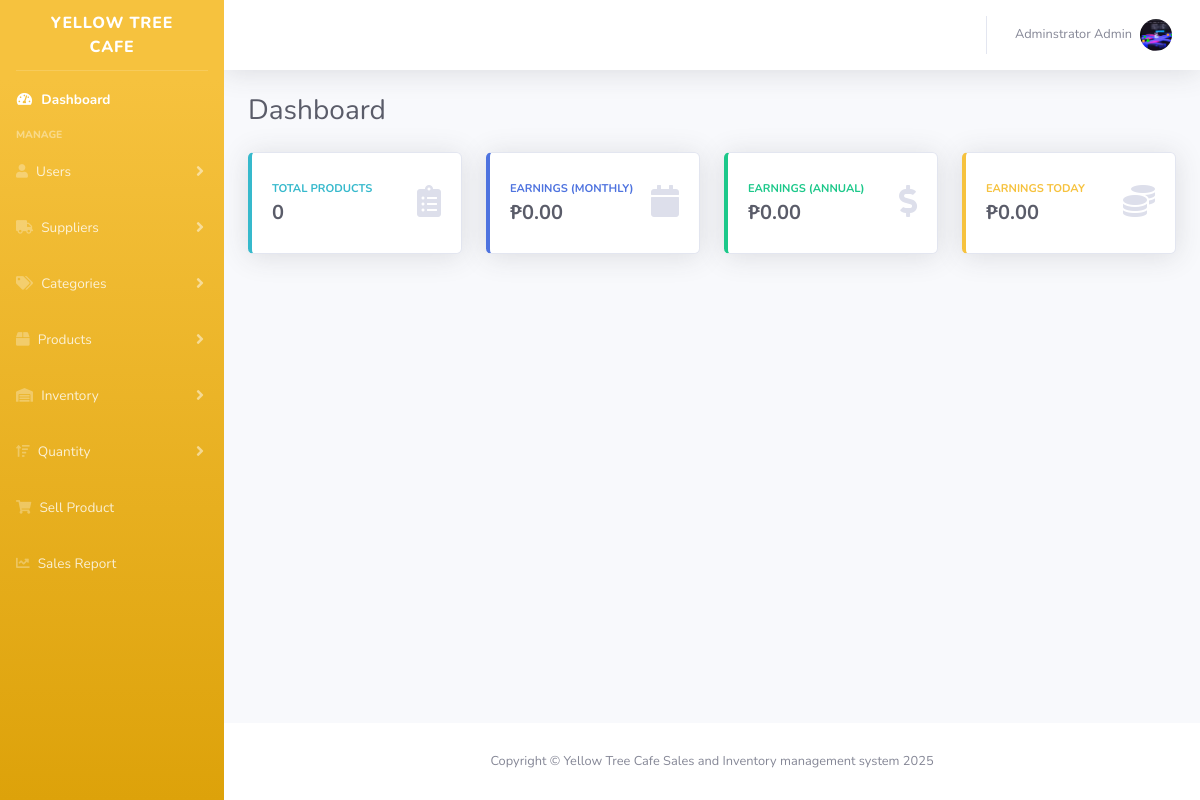
/admin/index.php (signed in), run on the app's committed database.
### tables this page shows
CREATE TABLE `users` (
  `id` int(11) NOT NULL,
  `fname` varchar(50) NOT NULL,
  `mname` varchar(50) NOT NULL,
  `lname` varchar(50) NOT NULL,
  `email` varchar(50) NOT NULL,
  `contact` varchar(30) NOT NULL,
  `password` varchar(225) NOT NULL,
  `address` longtext DEFAULT NULL,
  `role` varchar(50) NOT NULL,
  `photo` varchar(225) DEFAULT NULL,
  `created_at` timestamp NOT NULL DEFAULT current_timestamp() ON UPDATE current_timestamp(),
  `updated_at` date NOT NULL
);

### app/session/adminSession.php (called while the page is built, shortened)
<?php
    require_once(__DIR__ . '/../init.php');
	$sql = "SELECT * FROM users WHERE id = '".$_SESSION['admin']."'";
	$query = $conn->query($sql);
	$user = $query->fetch_assoc();
?>

### includes/menubar.php (the view, shortened to what this page needs)
<nav class="navbar navbar-expand navbar-light bg-white topbar mb-4 static-top shadow">
    <ul class="navbar-nav ml-auto">
        <li class="nav-item dropdown no-arrow">
            <a class="nav-link dropdown-toggle" href="#" id="userDropdown" role="button"
                data-toggle="dropdown" aria-haspopup="true" aria-expanded="false">
                <?php
                $photo = !empty($user['photo']) ? "../plugin/img/" . $user['photo'] : "../plugin/img/default.png";
                ?>
                <span class="mr-2 d-none d-lg-inline text-gray-600 small"><?php echo $user['fname']. ' '.$user['mname']. ' '.$user['lname'] ?></span>
                <img class="img-profile rounded-circle" src="<?php echo $photo; ?>" >
            </a>
        </li>
    </ul>
</nav>

### data on the page
users: fname "Adminstrator", lname "Admin", photo (picture)

### other printed values
$total_products "0"
$total_sales "0.00"
$earnings_today "0.00"
